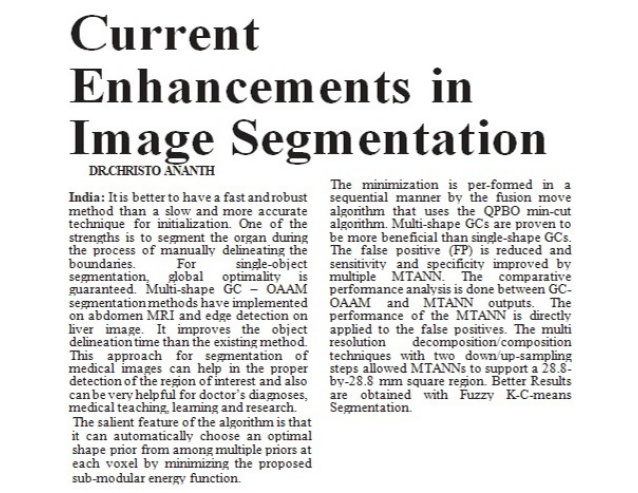
#> input picture joined comps/np/christo-ananth-newspaper-article-current-enhancements-in-image-segmentation-morning-india-india-january-2019-pp-06-1-638.jpg, 638 x 493 px
$ python cc.py --image np/christo-ananth-newspaper-article-current-enhancements-in-image-segmentation-morning-india-india-january-2019-pp-06-1-638.jpg   (older library calls are emulated)
#> lines starting #> are read from the running program, lines starting #| are printed output that depends on the picture; after the words box and inside, x2 and y2 are one past the last pixel; in counts of white or black regions, pixels touching at a corner belong together
# import the necessary packages
from imutils import paths
import argparse
import matplotlib.pyplot as plt
import numpy as np
import cv2
from scipy import stats as st
from skimage.filters import threshold_sauvola

def check_aspect_ratio(image):
    image1 = image.copy()
    #image = cv2.dilate(image, (3, 3))
    cv2.imshow("bina",image)
    image1 = cv2.cvtColor(image1, cv2.COLOR_GRAY2BGR)
    ret, labels, stats, centroids = cv2.connectedComponentsWithStats(image, connectivity=4)
    for i in range(2, ret):
        im = labels[labels==i]
        #print("shape",im.shape)
            #self.show_image(image = labels[labels==i])
    widths = []
    heights = []
    c =0
    print("ret",ret)
    print("labels",labels)
    print("stats",stats)
    for stat in stats:
        widths.append(stat[2])
        heights.append(stat[3])

    minh = np.min(heights)
    minw = np.min(widths)
    modew = st.mode(widths).mode
    modeh = st.mode(heights).mode
    for stat in stats:
        w , h = stat[2] , stat[3]
        if (w <= 2*minw  and h > 2*modeh) or (h <= 2*minh and w > 2*modew) :
            #print("(",stat[0],",",stat[1],")")
            #print("(",stat[0]+stat[2],",",stat[1]+stat[3],")")
            image = cv2.rectangle(image1,(stat[0],stat[1]),(stat[0]+stat[2],stat[1]+stat[3]),(0,255,0),2)
            ret =  ret - 1
        else:
            if stat[2]/ stat[3] >= 1.5  :
                image = cv2.rectangle(image1,(stat[0],stat[1]),(stat[0]+stat[2],stat[1]+stat[3]),(0,0,255),2)
                #print(stat[2],"--",stat[3])
                c = c + 1
            else:
                image = cv2.rectangle(image1,(stat[0],stat[1]),(stat[0]+stat[2],stat[1]+stat[3]),(255,0,0),2)


    print("centroids",centroids)
    print("modew",modew,"modeh",modeh)
    print("minwidth",minw,"minheight",minh)
    print("ret",ret,"c",c)
    cv2.imshow("final",image)
    return 1

ap = argparse.ArgumentParser()
ap.add_argument("-i", "--image", required=True,
	help="path to input image")
ap.add_argument("-mt", "--minthreshold", type=float, default=160.0,
	help="focus measures that fall below this value will be considered 'blurry'")
ap.add_argument("-xt", "--maxthreshold", type=float, default=195.0,
	help="focus measures that fall below this value will be considered 'blurry'")
ap.add_argument("-vt", "--varthreshold", type=float, default=650.0,
	help="focus measures that fall below this value will be considered 'blurry'")
args = vars(ap.parse_args())

print(args["image"])
image = cv2.imread(args['image'])
#> image is the input picture: shape (493, 638, 3); mean B, G, R 226.9, 227.4, 227.6
opname = (args["image"].split('/'))[1]
#print(image.var())
cv2.imshow("original",image)
#image1 = cv2.GaussianBlur(image, (3, 3), 0)
gray = cv2.cvtColor(image, cv2.COLOR_BGR2GRAY)
window_size = 45
thresh = threshold_sauvola(gray, window_size=window_size)
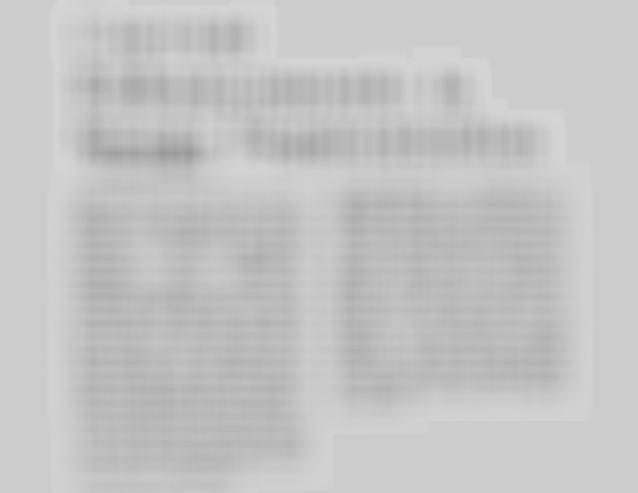
#> thresh: shape (493, 638) float64; min 153.1, max 213.1, mean 196.3
binary = gray < thresh
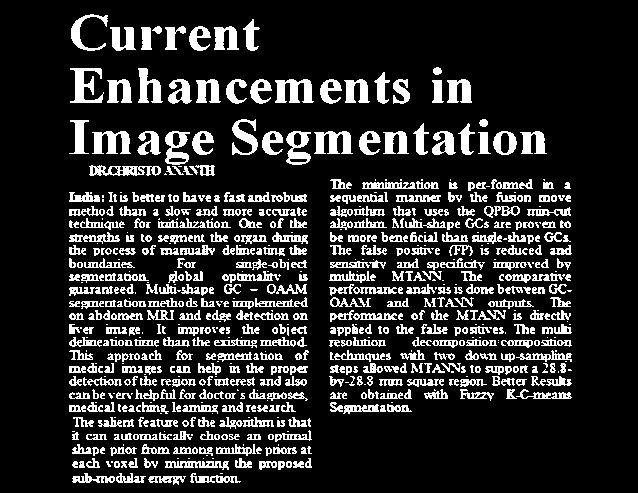
#> binary: shape (493, 638) bool; 16.6% white; 739 white regions (164 under 20 px), largest, box (x1, y1, x2, y2) and area: (275, 79, 314, 103) 610, (70, 68, 104, 103) 579, (314, 131, 353, 154) 578
binary = binary * 255
dist = cv2.convertScaleAbs(binary)
dist1 = cv2.normalize(dist, None, 255,0, cv2.NORM_MINMAX, cv2.CV_8UC1)
cv2.imwrite("op/"+opname,binary)
cv2.imshow("gray",dist1)
ar = check_aspect_ratio(dist1)
#> in check_aspect_ratio, `ret, labels, stats, centroids = cv2.connectedComponentsWithStats(image..`:
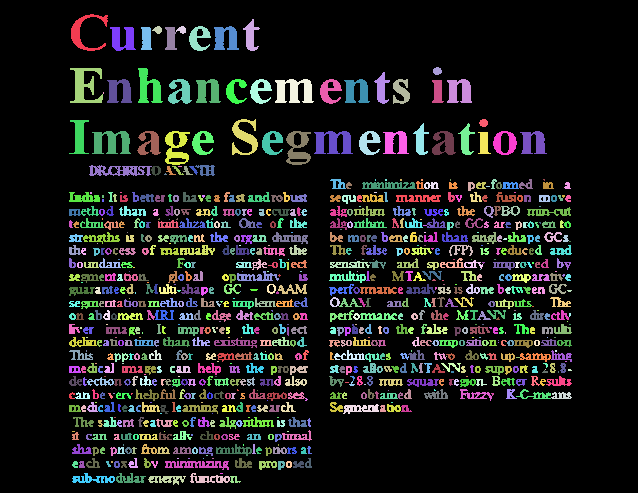
#> labels: shape (493, 638) int32; 896 distinct labels, from 0 to 895; one colour per label, 0 black
#> in check_aspect_ratio, `ret, labels, stats, centroids = cv2.connectedComponentsWithStats(image..`: ret = 896; stats = 896 rows, first 6: [0, 0, 638, 493, 262175], [71, 14, 37, 37, 421], [243, 19, 17, 32, 258], [152, 26, 10, 8, 51], [176, 26, 10, 8, 51], [189, 26, 22, 25, 293]; centroids = 896 pairs, first value 70.22 to 569.5, second value 29.41 to 479.2
#> the loop in check_aspect_ratio, `for i in range(2, ret):` made 894 passes
#> im on passes 24, 48, 51: [25, 25], [49, 49, 49, 49], [52, 52, 52, 52]
#| ret 896
#> (printed output is left out)
#> (printed output is left out)
#> the loop in check_aspect_ratio, `for stat in stats:` made 896 passes
#> after the loop in check_aspect_ratio, `for stat in stats:`: heights = 896 values, max 493 at index 0, min 1 at index 49, mean 8.22; widths = 896 values, max 638 at index 0, min 1 at index 25, mean 10.9
#> in check_aspect_ratio, `minh = np.min(heights)`: minh = 1
#> the loop in check_aspect_ratio, `for stat in stats:` made 896 passes
#> (stat, w, h) on passes 1 to 12: ([0, 0, 638, 493, 262175], 638, 493), ([71, 14, 37, 37, 421], 37, 37), ([243, 19, 17, 32, 258], 17, 32), ([152, 26, 10, 8, 51], 10, 8), ([176, 26, 10, 8, 51], 10, 8), ([189, 26, 22, 25, 293], 22, 25), ([214, 26, 25, 24, 410], 25, 24), ([110, 27, 26, 24, 394], 26, 24), ([141, 27, 11, 23, 210], 11, 23), ([165, 27, 12, 23, 200], 12, 23), ([433, 67, 9, 8, 56], 9, 8), ([70, 68, 33, 35, 577], 33, 35)
#> (w, h) on passes 61 to 66: (14, 10), (2, 2), (8, 8), (6, 7), (54, 7), (15, 7)
#> pass 2, in check_aspect_ratio, `image = cv2.rectangle(image1,(stat[0],stat[1]),(stat[0]+stat[2],stat[1..`:
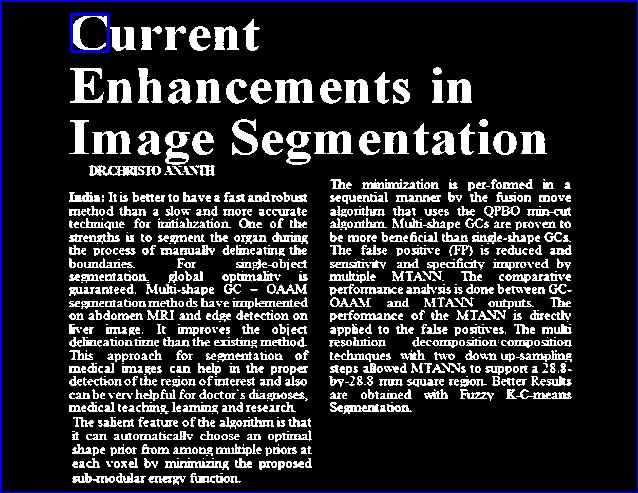
#> image: shape (493, 638, 3); mean B, G, R 45.5, 42.4, 42.4
#> pass 3, in check_aspect_ratio, `image = cv2.rectangle(image1,(stat[0],stat[1]),(stat[0]+stat[2],stat[1..`:
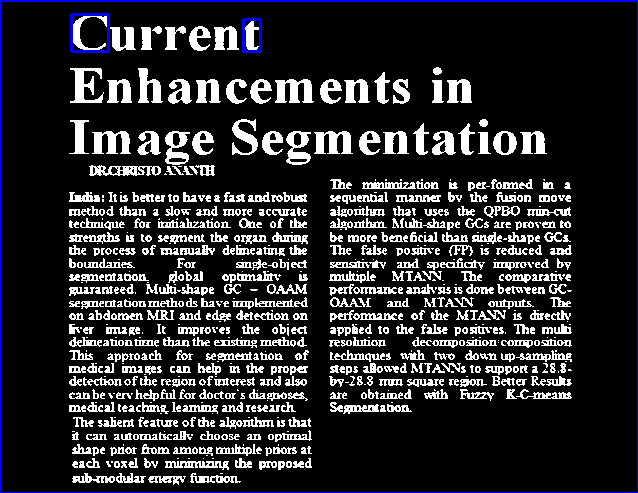
#> image: shape (493, 638, 3); 0.09% of pixels changed, all inside (x1, y1, x2, y2) = (242, 18, 262, 53)
#> after the loop in check_aspect_ratio, `for stat in stats:`:
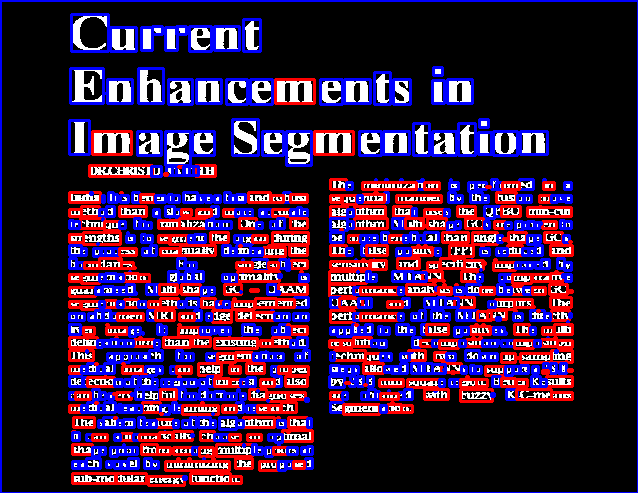
#> image1: shape (493, 638, 3); mean B, G, R 62.8, 25.8, 56.3
#> after the loop in check_aspect_ratio, `for stat in stats:`: c = 341; ret = 896
#> (printed output is left out)
#| modew 6 modeh 7
#| minwidth 1 minheight 1
#| ret 896 c 341
#> ar = 1
text = "not Blurry"
color = (0,255,0)
# if the focus measure is less than the supplied threshold,
# then the image should be considered "blurry"

#print(fm)
# show the image
cv2.putText(image, "{}: {:.2f}".format(text, ar), (10, 30),
    cv2.FONT_HERSHEY_SIMPLEX, 0.8, color, 3)
#cv2.imshow("Image", image)
key = cv2.waitKey(0)
#> (key Esc is pressed here)
